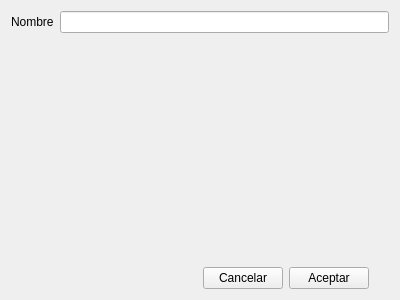
<?xml version="1.0" encoding="UTF-8"?>
<ui version="4.0">
 <class>Form</class>
 <widget class="QWidget" name="Form">
  <property name="geometry">
   <rect>
    <x>0</x>
    <y>0</y>
    <width>400</width>
    <height>300</height>
   </rect>
  </property>
  <property name="windowTitle">
   <string>Form</string>
  </property>
  <layout class="QVBoxLayout" name="verticalLayout">
   <item>
    <layout class="QHBoxLayout" name="horizontalLayout">
     <item>
      <layout class="QFormLayout" name="formLayout_2">
       <item row="0" column="0">
        <widget class="QLabel" name="lblName">
         <property name="text">
          <string>Nombre</string>
         </property>
        </widget>
       </item>
       <item row="0" column="1">
        <widget class="QLineEdit" name="txtName">
         <property name="focusPolicy">
          <enum>Qt::WheelFocus</enum>
         </property>
         <property name="dragEnabled">
          <bool>false</bool>
         </property>
         <property name="clearButtonEnabled">
          <bool>false</bool>
         </property>
        </widget>
       </item>
       <item row="1" column="1">
        <layout class="QGridLayout" name="gridLayout_2">
         <item row="2" column="3">
          <widget class="QPushButton" name="btnAccept">
           <property name="maximumSize">
            <size>
             <width>100</width>
             <height>16777215</height>
            </size>
           </property>
           <property name="text">
            <string>Aceptar</string>
           </property>
          </widget>
         </item>
         <item row="2" column="2">
          <widget class="QPushButton" name="btnCancel">
           <property name="maximumSize">
            <size>
             <width>100</width>
             <height>16777215</height>
            </size>
           </property>
           <property name="text">
            <string>Cancelar</string>
           </property>
          </widget>
         </item>
         <item row="2" column="0">
          <spacer name="horizontalSpacer_2">
           <property name="orientation">
            <enum>Qt::Horizontal</enum>
           </property>
           <property name="sizeHint" stdset="0">
            <size>
             <width>40</width>
             <height>20</height>
            </size>
           </property>
          </spacer>
         </item>
         <item row="2" column="4">
          <spacer name="horizontalSpacer_3">
           <property name="orientation">
            <enum>Qt::Horizontal</enum>
           </property>
           <property name="sizeType">
            <enum>QSizePolicy::Fixed</enum>
           </property>
           <property name="sizeHint" stdset="0">
            <size>
             <width>20</width>
             <height>20</height>
            </size>
           </property>
          </spacer>
         </item>
         <item row="1" column="3">
          <spacer name="verticalSpacer">
           <property name="orientation">
            <enum>Qt::Vertical</enum>
           </property>
           <property name="sizeHint" stdset="0">
            <size>
             <width>20</width>
             <height>40</height>
            </size>
           </property>
          </spacer>
         </item>
        </layout>
       </item>
      </layout>
     </item>
    </layout>
   </item>
  </layout>
 </widget>
 <resources/>
 <connections/>
</ui>
